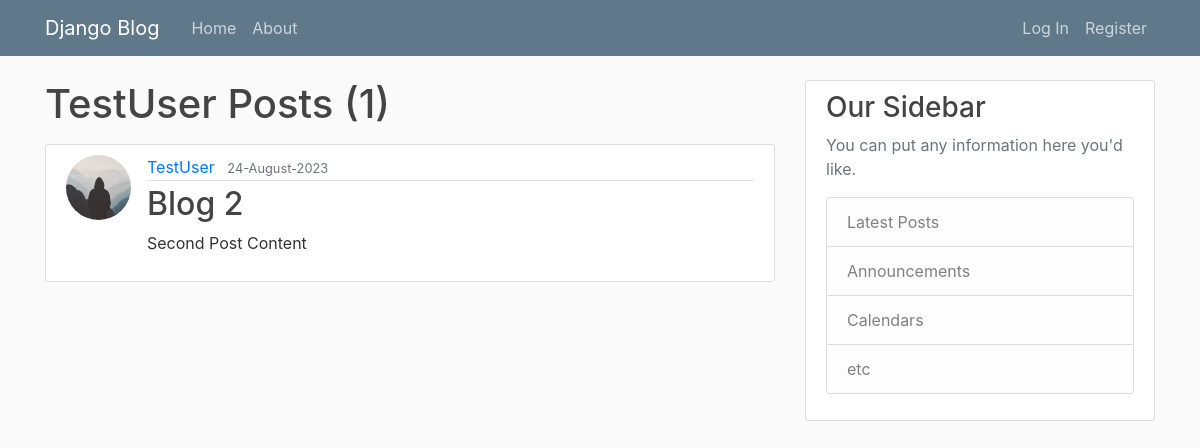
The page /user/TestUser on the database as committed earlier.
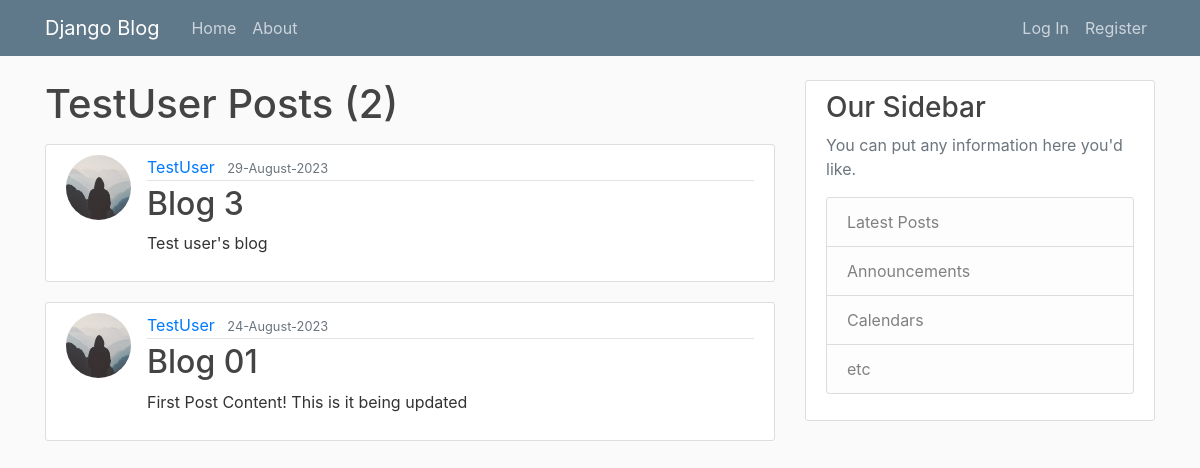
The same page on the database as committed later.
### blog/models.py (models this page shows, shortened)
class Post(models.Model):
    title = models.CharField(max_length=150)
    content = models.TextField()
    date_posted = models.DateTimeField(default=timezone.now)
    author = models.ForeignKey(User, on_delete=models.CASCADE)

### users/models.py (models this page shows, shortened)
class Profile(models.Model):
    user = models.OneToOneField(User, on_delete=models.CASCADE)
    image = models.ImageField(default='default.jpg', upload_to='profile_pics')

### blog/views.py (the view)
# urls.py: path('user/<str:username>', UserPostListView.as_view(), name='user-posts')
class UserPostListView(ListView):
    model = Post
    template_name = 'blog/user_post.html'
    context_object_name = 'posts'
    paginate_by = 5
    def get_queryset(self):
        user = get_object_or_404(User, username=self.kwargs.get('username'))
        return Post.objects.filter(author=user).order_by('-date_posted')

### blog/templates/blog/user_post.html (shortened to what this page needs)
{% extends "blog/base.html" %}
{% block content %}
    <h1 class="mb-3" >{{ view.kwargs.username }} Posts ({{ page_obj.paginator.count }})</h1>
    {% for post in posts %}
    <article class="media content-section">
      <img src="{{ post.author.profile.image.url }}" alt="" class="rounded-circle article-img">
        <div class="media-body">
          <div class="article-metadata">
            <a class="mr-2" href="{% url 'user-posts' post.author.username %}">{{ post.author }}</a>
            <small class="text-muted">{{ post.date_posted|date:"d-F-Y" }}</small>
          </div>
          <h2><a class="article-title" href="{% url 'post-detail' post.id %}">{{ post.title }}</a></h2>
          <p class="article-content">{{ post.content }}</p>
        </div>
      </article>
    {% endfor %}
{% endblock content %}

Rows that differ between the two databases and show on the page:
removed Post: author.profile.image (placeholder picture), author "TestUser", date_posted "24-August-2023", title "Blog 2", content "Second Post Content"
added Post: author.profile.image (placeholder picture), author "TestUser", date_posted "29-August-2023", title "Blog 3", content "Test user's blog"
now on this page (row edited): Post: author.profile.image (placeholder picture), author "TestUser", date_posted "24-August-2023", title "Blog 01", content "First Post Content! This is it being updated"
Other text that changed with them:
{{ page_obj.paginator.count }}: "1" → "2"
